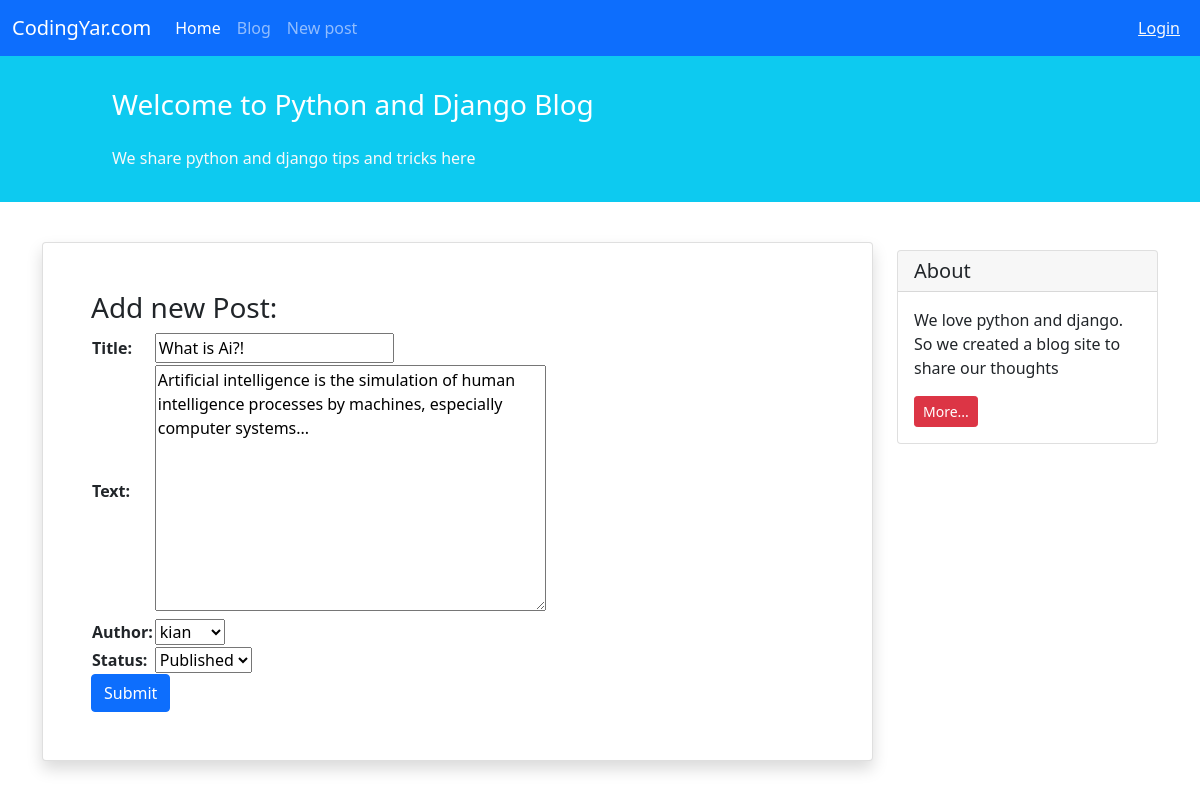
/blog/2/update/, run on the app's committed database.
### blog/models.py (models this page shows, shortened)
class Post(models.Model):
    STATUS_CHOICES = (
        ('pub', 'Published'),
        ('drf', 'Draft'),
    )
    title = models.CharField(max_length=100)
    text = models.TextField()
    author = models.ForeignKey('auth.User',on_delete=models.CASCADE)
    datetime_created = models.DateTimeField(auto_now_add=True)
    datetime_modified = models.DateTimeField(auto_now=True)
    status = models.CharField(choices=STATUS_CHOICES,max_length=100)

### blog/views.py (the view)
# urls.py: path('<int:pk>/update/',views.post_update_view, name='post_update'),
def post_update_view(request, pk):
    post = get_object_or_404(Post, pk=pk)
    form = NewPostForm(request.POST or None, instance=post)
    if form.is_valid():
        form.save()
        return redirect('posts_list')
    return render( request, 'blog/add_post.html', context={'form': form} )

### blog/form.py
class NewPostForm(ModelForm):
    class Meta:
        model = Post
        fields = ['title', 'text', 'author', 'status']

### blog/templates/blog/add_post.html (shortened to what this page needs)
{% extends '_base.html' %}
{% block contect %}
<div class="container mt-4">
    <div class="row">
        <div class="col-9">
            <div class="card shadow my-3 p-5">
                <h3>Add new Post:</h3>
                <form method="POST">
                    <table>
                        {{ form.as_table }}
                    </table>
                    <button type="submit" class="btn btn-primary" >Submit</button>
                </form>
            </div>
        </div>
        <div class="col-3">
                <div class="card my-4">
                    <h5 class="card-header">About</h5>
                    <div class="card-body">
                        <p class="card-text">We love python and django. So we created a blog site to share our
                            thoughts</p>
                        <a href="#"
                           class="btn btn-sm btn-danger">
                            More...
                        </a>
                    </div>
                </div>
        </div>
    </div>
</div>
{% endblock contect %}

### data on the page
Post: title "What is Ai?!", text "Artificial intelligence is the simulation of human intelligence processes by machines, especially computer systems...", author "kian", status "Published"
